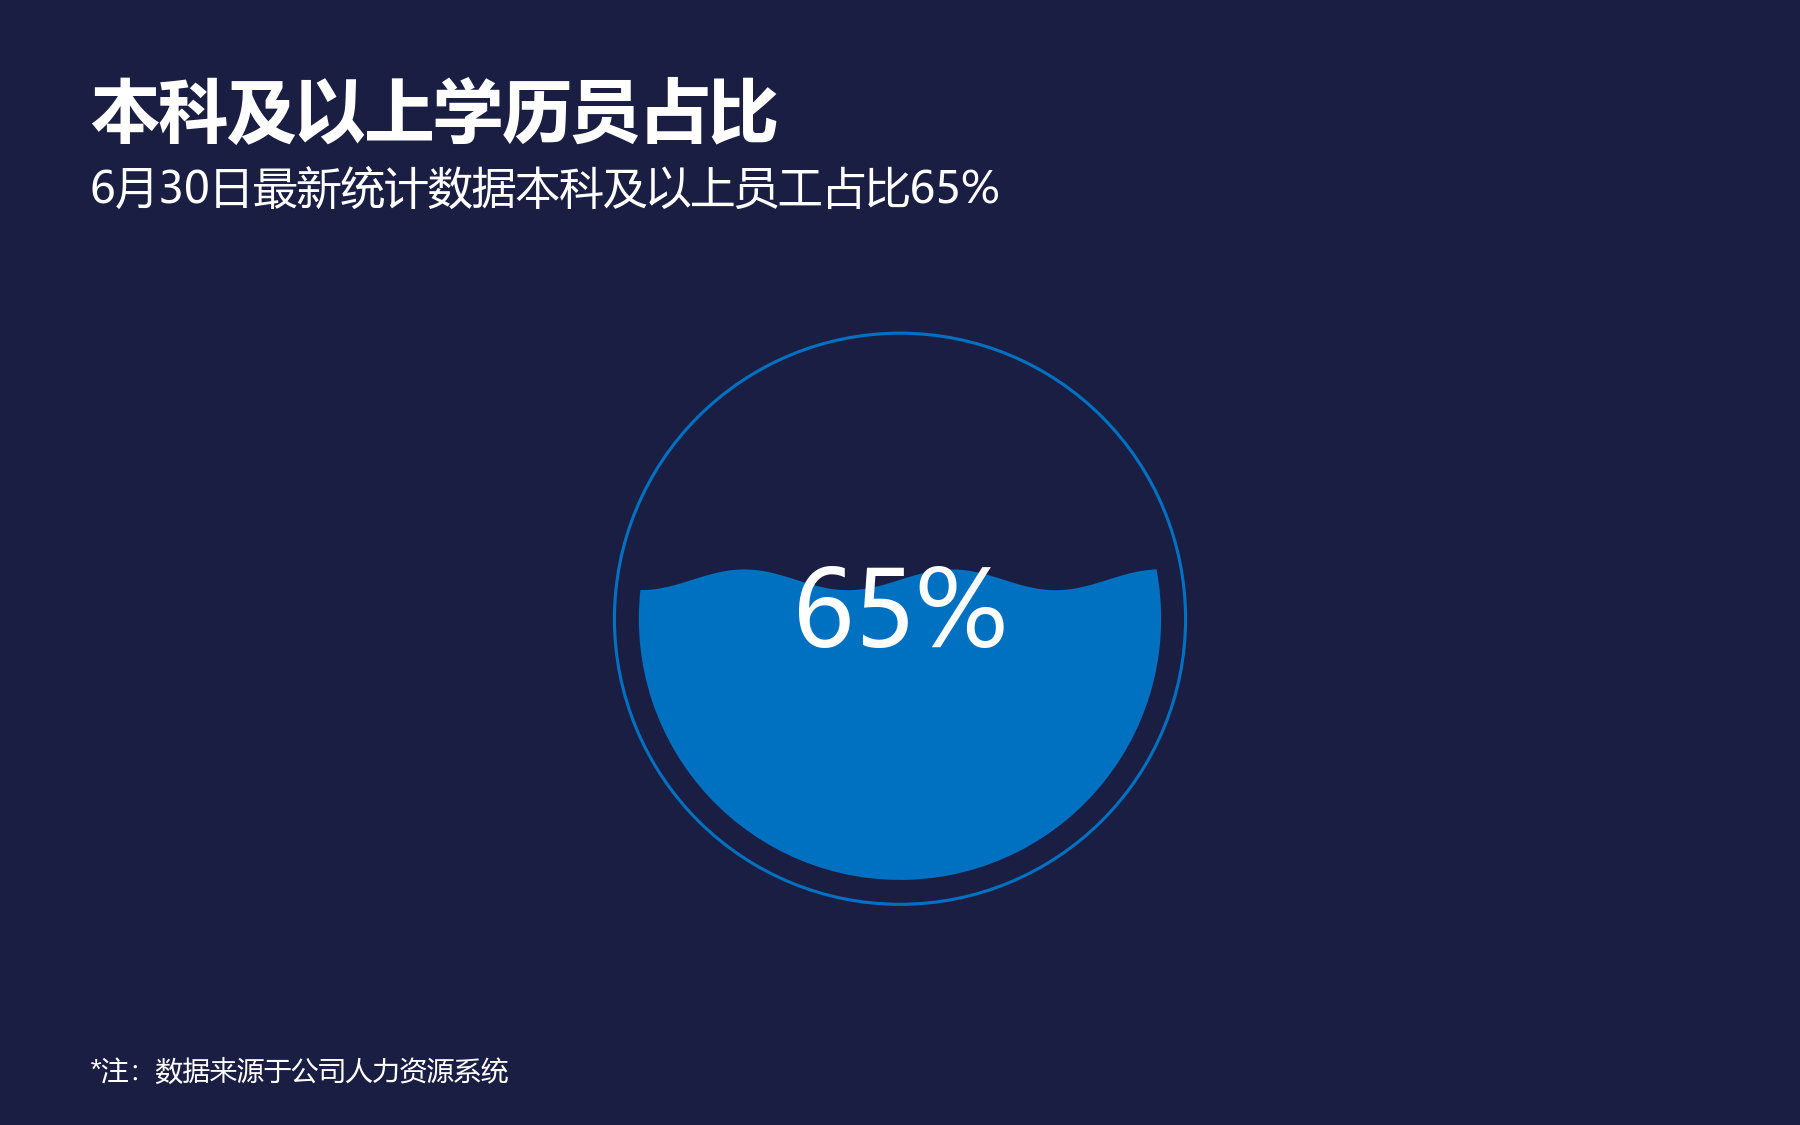

The Python source for this figure:
# -*- coding: utf-8 -*-
"""16 波浪水球图 (依据 第二章 图表(后15).xlsx chart1.xml + drawing2.xml 精确复刻)"""
import matplotlib
matplotlib.use('Agg')
import matplotlib.pyplot as plt
import matplotlib.patches as mpatches
import numpy as np
from matplotlib.path import Path

plt.rcParams['font.sans-serif'] = ['Microsoft YaHei', 'SimHei', 'Arial Unicode MS']
plt.rcParams['axes.unicode_minus'] = False

BG = '#1A1E43'
BLUE = '#0070C0'

fig = plt.figure(figsize=(12, 7.5), facecolor=BG)

# 水球区域 (居中)
ax = fig.add_axes([0.30, 0.15, 0.40, 0.60], facecolor=BG)
ax.set_xlim(-1.3, 1.3)
ax.set_ylim(-1.3, 1.3)
ax.set_aspect('equal')
ax.axis('off')

pct = 0.65
r = 1.0  # 圆半径

# 液面 y 坐标: 圆中间偏上一点
water_top = 0.15

# 1. 蓝色液体填充 (波浪液面 - doubleWave 双波形)
n_pts = 300
x_wave = np.linspace(-r, r, n_pts)
wave_amp = 0.04
y_top = water_top + wave_amp * np.sin(x_wave * 2.5 * np.pi)

# 构建液体多边形
x_fill = np.concatenate([x_wave, [r, -r]])
y_fill = np.concatenate([y_top, [-r, -r]])
liquid = plt.Polygon(np.column_stack([x_fill, y_fill]), facecolor=BLUE,
                     edgecolor='none', zorder=2)
ax.add_patch(liquid)

# 用圆形 clip 限制液体在圆内
clip_path = Path.circle(center=(0, 0), radius=r)
clip_patch = mpatches.PathPatch(clip_path, transform=ax.transData)
liquid.set_clip_path(clip_patch)

# 2. 圆形容器边框 (只画液面以下的弧, 对齐波浪边缘)
y_left = water_top + wave_amp * np.sin(-r * 2.5 * np.pi)
y_right = water_top + wave_amp * np.sin(r * 2.5 * np.pi)
angle_left = 180 - np.degrees(np.arcsin(y_left / r))
angle_right = np.degrees(np.arcsin(y_right / r))
ax.add_patch(mpatches.Arc((0, 0), 2*r, 2*r, angle=0,
             theta1=angle_left, theta2=360 + angle_right,
             edgecolor=BLUE, linewidth=1.5, zorder=5))

# 2b. 外圈蓝色边框
ax.add_patch(mpatches.Circle((0, 0), r + 0.10, facecolor='none', edgecolor=BLUE,
             linewidth=1.5, zorder=5))

# 3. 中心 "65%"
ax.text(0, 0, '65%', ha='center', va='center', color='white',
        fontsize=50, zorder=6)

# 标题 / 副标题 / 注释
label_x = 0.05
fig.text(label_x, 0.88, '本科及以上学历员占比', fontsize=33, fontweight='bold',
         color='white', ha='left')
fig.text(label_x, 0.82, '6月30日最新统计数据本科及以上员工占比65%',
         fontsize=21, color='white', ha='left')
fig.text(label_x, 0.04, '*注：数据来源于公司人力资源系统',
         fontsize=13, color='white', ha='left')

plt.savefig('16 波浪水球图.png', dpi=150, facecolor=BG)
print("已生成 16 波浪水球图.png")
